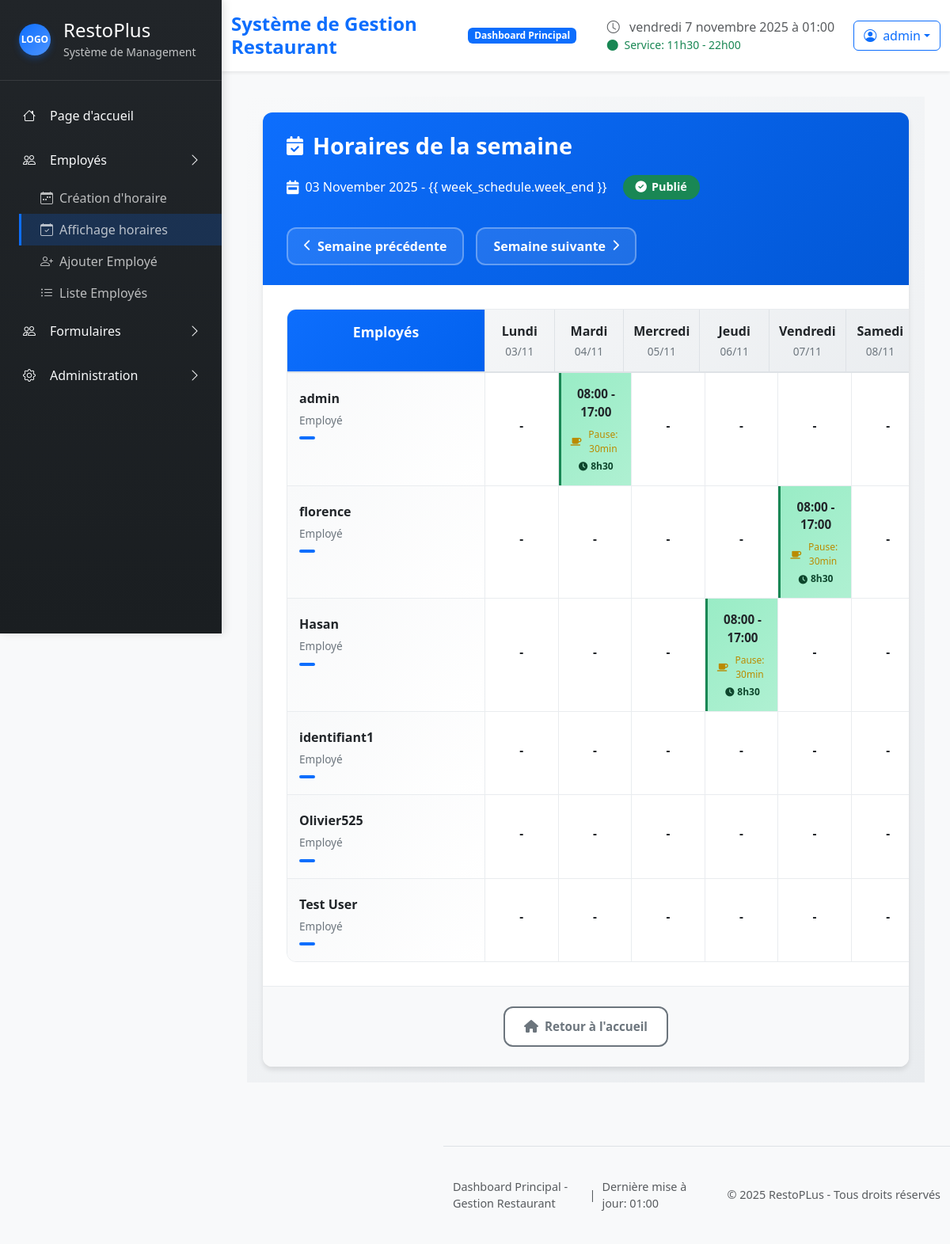
The page /view-schedule/ (signed in) on the database as committed earlier.
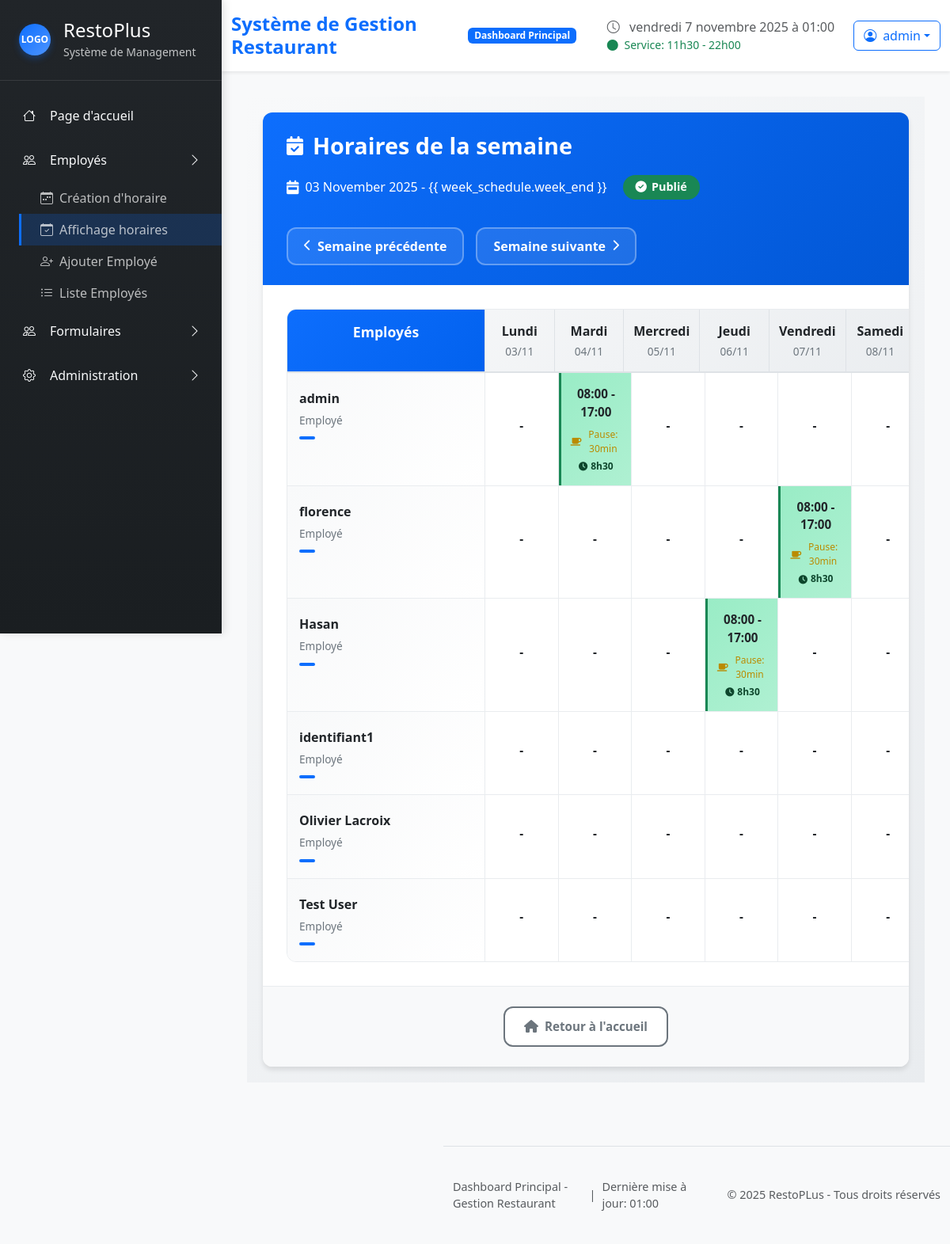
The same page on the database as committed later.
### restoplus/models.py (models this page shows, shortened)
class User(AbstractUser):
    class AvailabilityStatus(models.TextChoices):
        NOT_FILLED = "not_filled", "Non remplie"
        PENDING    = "pending",    "En attente"
        FILLED     = "filled",     "Remplie"
    availability_status = models.CharField(
        max_length=20,
        choices=AvailabilityStatus.choices,
        default=AvailabilityStatus.NOT_FILLED,
        verbose_name="Statut des disponibilités"
        )
    first_name = models.CharField(max_length=150, blank=True, verbose_name="Prénom")
    last_name = models.CharField(max_length=150, blank=True, verbose_name="Nom de famille")
    poste = models.CharField(max_length=100, blank=True, verbose_name="Poste")
    mobile = models.CharField(max_length=20,blank=True,validators=[phone_validator], verbose_name="Téléphone")
    email = models.CharField(
        max_length=254,
        blank=True,
        verbose_name="Courriel",
        validators=[email_validator]
    )
    is_manager = models.BooleanField(default=False)
    role = models.ForeignKey(Role, on_delete=models.SET_NULL, null=True, blank=True)

### restoplus/views.py (the view)
# urls.py: path('view-schedule/', views.view_schedule, name='view_schedule'),
@login_required
def view_schedule(request):
    employes = User.objects.all()
    week_offset = int(request.GET.get('week_offset', 0))
    today = datetime.now().date()
    monday = today - timedelta(days=today.weekday()) + timedelta(weeks=week_offset)
    week_days = []
    days_names = ['Lundi', 'Mardi', 'Mercredi', 'Jeudi', 'Vendredi', 'Samedi', 'Dimanche']
    days_keys = ['monday', 'tuesday', 'wednesday', 'thursday', 'friday', 'saturday', 'sunday']
    for i in range(7):
        day = monday + timedelta(days=i)
        week_days.append({
            'jour_name': days_names[i],
            'jour_key': days_keys[i],
            'date_short': day.strftime('%d/%m'),
            'date_str': day.strftime('%Y-%m-%d'),
            'date_formatted': day.strftime('%d %B %Y')
        })
    from .models import WorkShift
    week_start = monday
    week_end = monday + timedelta(days=6)
    shifts = WorkShift.objects.filter(
        date__range=[week_start, week_end],
        status=WorkShift.ShiftStatus.PUBLISHED
    ).select_related('employee').order_by('date', 'heure_debut')
    shifts_by_employee = {}
    for shift in shifts:
        emp_id = shift.employee_id
        day_key = days_keys[shift.date.weekday()]  # 0=lundi, 1=mardi, etc.
        if emp_id not in shifts_by_employee:
            shifts_by_employee[emp_id] = {}
        shifts_by_employee[emp_id][day_key] = {
            'heure_debut': shift.heure_debut.strftime('%H:%M'),
            'heure_fin': shift.heure_fin.strftime('%H:%M'),
            'duree_effective': shift.duree_effective_formatted,
            'note': shift.note,
            'has_break': shift.has_break,
            'pause_duree': shift.pause_duree,
        }
    published_shifts_count = WorkShift.objects.filter(
        date__range=[week_start, week_end],
        status=WorkShift.ShiftStatus.PUBLISHED
    ).count()
    is_published = published_shifts_count > 0
    can_modify = not is_published
    context = {
        'employes': employes,
        'week_days': week_days,
        'shifts_by_employee': shifts_by_employee,
        'week_schedule': {
            'status': 'published' if is_published else 'draft',
            'week_start': week_start.strftime('%d %B %Y'),
            'week_end': week_end.strftime('%d %B %Y'),
            'is_published': is_published,
            'can_modify': can_modify,
        },
    }
    return render(request, 'restoplus/view_schedule.html', context)

### restoplus/models.py (called while the page is built)
    @property
    def duree_totale_minutes(self):
        if not self.heure_debut or not self.heure_fin:
            return 0
        from datetime import datetime, timedelta
        debut = datetime.combine(self.date, self.heure_debut)
        fin = datetime.combine(self.date, self.heure_fin)
        if fin <= debut:
            fin += timedelta(days=1)
        return int((fin - debut).total_seconds() / 60)

    @property
    def duree_effective_minutes(self):
        duree_totale = self.duree_totale_minutes
        pause = self.pause_duree if self.has_break else 0
        return max(0, duree_totale - pause)

    @property
    def duree_effective_formatted(self):
        minutes = self.duree_effective_minutes
        heures = minutes // 60
        mins = minutes % 60
        return f"{heures}h{mins:02d}"

### restoplus/templates/restoplus/view_schedule.html (shortened to what this page needs)
{% extends 'restoplus/base.html' %} {% load static %}
{% block content %}
<section class="page-view-schedule">
  <div class="schedule-container">
    <div class="schedule-header">
      <div class="header-content">
        <h1>
          <i class="fas fa-calendar-check"></i>
          Horaires de la semaine
        </h1>
        <div class="week-info">
          <div class="week-period">
            <i class="fas fa-calendar-week"></i>
            <span
              >{{ week_schedule.week_start }} - {{ week_schedule.week_end
              }}</span
            >
          </div>
          <div class="schedule-status">
            {% if week_schedule.is_published %}
            <span class="badge badge-success">
              <i class="fas fa-check-circle"></i>
              Publié
            </span>
            {% else %}
            <span class="badge badge-warning">
              <i class="fas fa-clock"></i>
              Brouillon
            </span>
            {% endif %}
          </div>
        </div>
        <div class="week-navigation">
          <button class="btn-week" id="prev-week-btn" onclick="changeWeek(-1)">
            <i class="fas fa-chevron-left"></i>
            Semaine précédente
          </button>
          <button class="btn-week" id="next-week-btn" onclick="changeWeek(1)">
            Semaine suivante
            <i class="fas fa-chevron-right"></i>
          </button>
        </div>
      </div>
    </div>
    <div class="schedule-display-container">
      <div class="schedule-display">
        <div class="display-header">
          <div class="employee-header">Employés</div>
          {% for day in week_days %}
          <div class="day-header">
            <div class="day-name">{{ day.jour_name }}</div>
            <div class="day-date">{{ day.date_short }}</div>
          </div>
          {% endfor %}
        </div>
        <div class="display-body">
          {% for employee in employes %}
          <div class="employee-row" data-employee-id="{{ employee.id }}">
            <div class="employee-info">
              <div class="employee-name">
                {{ employee.get_full_name|default:employee.username }}
              </div>
              <div class="employee-role">
                {{ employee.role.name|default:"Employé" }}
              </div>
              <div class="employee-color" data-color="#007bff"></div>
            </div>
            {% for day in week_days %}
            <div
              class="schedule-cell"
              data-employee-id="{{ employee.id }}"
              data-day="{{ day.jour_key }}"
              data-date="{{ day.date_str }}"
            >
              <div class="time-display-readonly">
                <span
                  class="time-text shift-time"
                  data-employee="{{ employee.id }}"
                  data-day="{{ day.jour_key }}"
                  >-</span
                >
                <div
                  class="shift-details"
                  data-employee="{{ employee.id }}"
                  data-day="{{ day.jour_key }}"
                >
                </div>
              </div>
            </div>
            {% endfor %}
          </div>
          {% endfor %}
        </div>
      </div>
    </div>
    <div class="schedule-actions">
      <a href="{% url 'accueil' %}" class="btn btn-outline-secondary">
        <i class="fas fa-home"></i>
        Retour à l'accueil
      </a>
    </div>
  </div>
</section>
{% endblock content %}

Rows that differ between the two databases and show on the page:
changed User: get_full_name "Olivier525" → "Olivier Lacroix"
